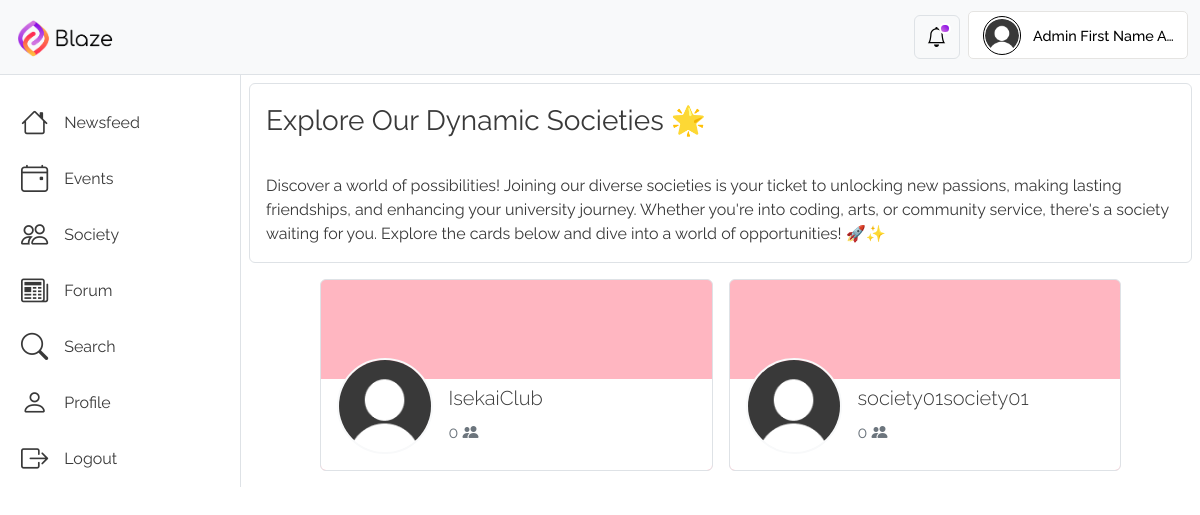
Page /society/ (signed in) on the earlier database version.
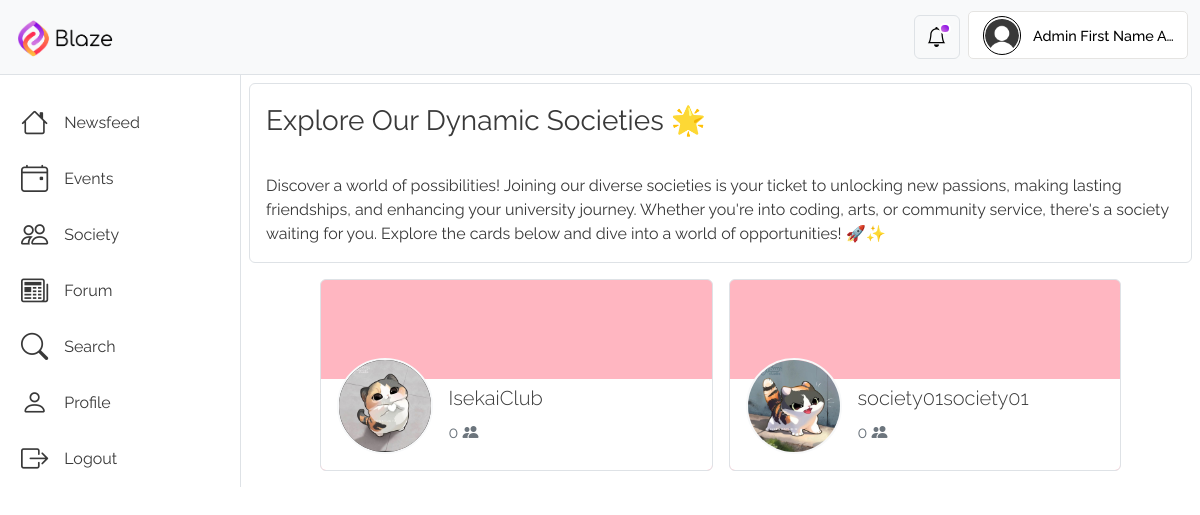
Same page on the later database version.
### BlazeApp/models.py (models this page shows, shortened)
class Society(models.Model):
    user = models.OneToOneField(User, on_delete=models.CASCADE, related_name="society")
    faculty_head = models.ForeignKey(
        Faculty,
        on_delete=models.SET_NULL,
        null=True,
        blank=True,
        related_name="faculty_heads",
    )
    president = models.OneToOneField(
        Student,
        on_delete=models.SET_NULL,
        null=True,
        blank=True,
        related_name="presidents",
    )
    vice_president = models.OneToOneField(
        Student,
        on_delete=models.SET_NULL,
        null=True,
        blank=True,
        related_name="vice_presidents",
    )
    treasurer = models.OneToOneField(
        Student,
        on_delete=models.SET_NULL,
        null=True,
        blank=True,
        related_name="treasurers",
    )
    class Meta:
        verbose_name = "Society"
        verbose_name_plural = "Societies"

class User(AbstractUser):
    profile_picture = models.ImageField(
        upload_to="profile_pics/",
        blank=True,
        null=True,
        default="profile_pics/Default_Profile_Picture.png",
        validators=[
            FileExtensionValidator(
                allowed_extensions=["jpg", "jpeg", "png"]
            ),  # Restrict allowed file extensions
            validate_profilePicture_size,  # Set a maximum file size limit (7 MB in this example)
        ],
    )
    follow = models.ManyToManyField(
        "self", symmetrical=False, related_name="followers", blank=True
    )
    class Meta:
        verbose_name = "User"
        verbose_name_plural = "Users"
    @property
    def get_followers_count(self):
        return self.followers.all().count()

### BlazeApp/views.py (the view)
# urls.py: path("society/", login_required(views.society), name="society"),
def society(request):
    society_instances = Society.objects.all()
    content = {"society_instances": society_instances}
    return render(request, "BlazeApp/society.html", content)

### BlazeApp/templates/BlazeApp/society.html (shortened to what this page needs)
{% extends 'BlazeApp/base.html' %}
{% load static %}
{% block ExtraHeaders %}
  <link href="{% static 'BlazeApp/society.css' %}" rel="stylesheet" />
{% endblock %}
{% block content %}
  <div class="content-d border border-top-0 border-bottom-0 border-end-0 col">
    <div class="border rounded m-2" style="height: max-content;">
      <div class="fs-3 p-3" style="height: max-content;">Explore Our Dynamic Societies 🌟</div>
      <div class="fs-6 p-3" style="height: max-content;">Discover a world of possibilities! Joining our diverse societies is your ticket to unlocking new passions, making lasting friendships, and enhancing your university journey. Whether you're into coding, arts, or community service, there's a society waiting for you. Explore the cards below and dive into a world of opportunities! 🚀✨</div>
    </div>
    <div class="d-flex flex-wrap justify-content-center align-items-center border-dark m-2" style="height: max-content;">
      {% if society_instances %}
        {% for society in society_instances %}
          <a href="{% url 'BlazeApp:profile' society.user.pk %}" class="col-11 col-sm-10 col-lg-5 m-2">
            <div id="society_{{ society.pk }}" class="society-card border rounded p-2">
              <div class="society-card-bottom col-12"></div>
              <div class="society-card-dd col-12 mb-2 ps-2">
                <div class="society-card-pfp col-1 me-3 border border-light border-2">
                  <img src="{{ society.user.profile_picture.url }}" alt="society profile picture" />
                </div>
                <div class="mt-3">
                  <div class="lead text-truncate">{{ society.user.first_name }}{{ society.user.last_name }}</div>
                  <div class="d-flex">
                    <div class="fs-6 mt-2 me-2 text-secondary" style="font-size: 0.9rem;">
                      {{ society.user.get_followers_count }} <i class="bi bi-people-fill"></i>
                    </div>
                  </div>
                </div>
              </div>
            </div>
          </a>
        {% endfor %}
      {% endif %}
    </div>
  </div>
{% endblock %}

Differences in the rows shown:
changed through a linked row, Society "Isekai": user.profile_picture: picture added in place of a placeholder
changed through a linked row, Society "society01": user.profile_picture: picture added in place of a placeholder
